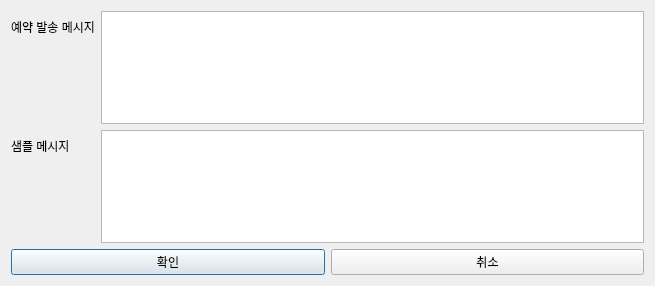
<?xml version="1.0" encoding="UTF-8"?>
<ui version="4.0">
 <class>Dialog</class>
 <widget class="QDialog" name="Dialog">
  <property name="geometry">
   <rect>
    <x>0</x>
    <y>0</y>
    <width>655</width>
    <height>286</height>
   </rect>
  </property>
  <property name="windowTitle">
   <string>Dialog</string>
  </property>
  <layout class="QVBoxLayout" name="verticalLayout">
   <item>
    <layout class="QFormLayout" name="formLayout">
     <item row="0" column="0">
      <widget class="QLabel" name="label">
       <property name="text">
        <string>예약 발송 메시지</string>
       </property>
      </widget>
     </item>
     <item row="0" column="1">
      <widget class="QTextEdit" name="reservMsgEdit"/>
     </item>
     <item row="1" column="1">
      <widget class="QTextEdit" name="sampleMsgEdit">
       <property name="lineWidth">
        <number>1</number>
       </property>
       <property name="readOnly">
        <bool>true</bool>
       </property>
      </widget>
     </item>
     <item row="1" column="0">
      <widget class="QLabel" name="label_2">
       <property name="text">
        <string>샘플 메시지</string>
       </property>
      </widget>
     </item>
    </layout>
   </item>
   <item>
    <spacer name="verticalSpacer_2">
     <property name="orientation">
      <enum>Qt::Vertical</enum>
     </property>
     <property name="sizeHint" stdset="0">
      <size>
       <width>20</width>
       <height>40</height>
      </size>
     </property>
    </spacer>
   </item>
   <item>
    <spacer name="verticalSpacer">
     <property name="orientation">
      <enum>Qt::Vertical</enum>
     </property>
     <property name="sizeHint" stdset="0">
      <size>
       <width>20</width>
       <height>16</height>
      </size>
     </property>
    </spacer>
   </item>
   <item>
    <layout class="QHBoxLayout" name="horizontalLayout">
     <item>
      <widget class="QPushButton" name="okBtn">
       <property name="text">
        <string>확인</string>
       </property>
      </widget>
     </item>
     <item>
      <widget class="QPushButton" name="cancelBtn">
       <property name="text">
        <string>취소</string>
       </property>
      </widget>
     </item>
    </layout>
   </item>
  </layout>
 </widget>
 <resources/>
 <connections>
  <connection>
   <sender>cancelBtn</sender>
   <signal>clicked()</signal>
   <receiver>Dialog</receiver>
   <slot>reject()</slot>
   <hints>
    <hint type="sourcelabel">
     <x>524</x>
     <y>267</y>
    </hint>
    <hint type="destinationlabel">
     <x>605</x>
     <y>212</y>
    </hint>
   </hints>
  </connection>
 </connections>
</ui>
